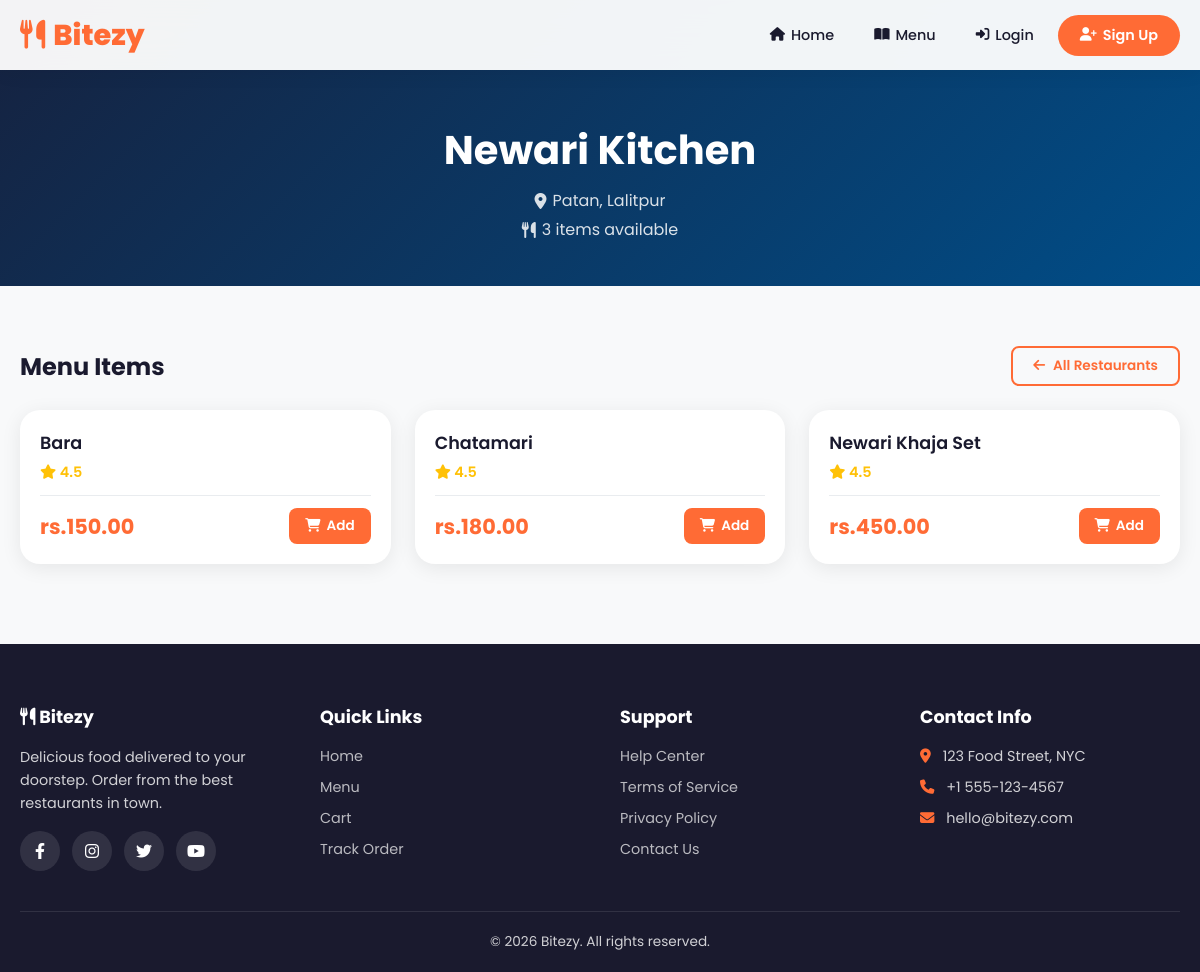
The app's page /pages/menu.php?restaurant=2 with its own data.
### tables this page shows
CREATE TABLE restaurants (
  id INT AUTO_INCREMENT PRIMARY KEY,
  name VARCHAR(150) NOT NULL,
  location TEXT,
  image_url VARCHAR(255) DEFAULT '',
  created_at TIMESTAMP DEFAULT CURRENT_TIMESTAMP
);

CREATE TABLE menu_items (
  id INT AUTO_INCREMENT PRIMARY KEY,
  restaurant_id INT NOT NULL,
  name VARCHAR(150) NOT NULL,
  description TEXT,
  price DECIMAL(10,2) NOT NULL,
  rating DECIMAL(2,1) DEFAULT 4.5,
  image_url VARCHAR(255) DEFAULT '',
  created_at TIMESTAMP DEFAULT CURRENT_TIMESTAMP,
  FOREIGN KEY (restaurant_id) REFERENCES restaurants(id) ON DELETE CASCADE
);

### includes/db.php (called while the page is built, shortened)
<?php
function getDB() {
  static $conn = null;
  if ($conn === null) {
    try {
      $conn = new mysqli(DB_HOST, DB_USER, DB_PASS, DB_NAME);
      $conn->set_charset('utf8mb4');
    } catch (Exception $e) {
      die('Database connection error. Please check your configuration.');
    }
  }
  return $conn;
}
function dbQuery($sql, $params = []) {
  $conn = getDB();
  if (!empty($params)) {
    $stmt = $conn->prepare($sql);
    $types = '';
    foreach ($params as $param) {
      if (is_int($param)) $types .= 'i';
      elseif (is_double($param)) $types .= 'd';
      elseif (is_string($param)) $types .= 's';
      else $types .= 's';
    }
    $stmt->bind_param($types, ...$params);
    $stmt->execute();
    $result = $stmt->get_result();
    return $result;
  } else {
    return $conn->query($sql);
  }
}

### pages/menu.php (the view, shortened to what this page needs)
<?php require_once __DIR__ . '/../includes/db.php'; ?>
<?php include __DIR__ . '/../includes/header.php'; ?>
<?php
$restaurantId = isset($_GET['restaurant']) ? (int)$_GET['restaurant'] : 0;
$restaurant = null;
$menuItems = [];
if ($restaurantId > 0) {
  $restResult = dbQuery("SELECT * FROM restaurants WHERE id = ?", [$restaurantId]);
  $restaurant = $restResult ? $restResult->fetch_assoc() : null;
  if ($restaurant) {
    $itemsResult = dbQuery("SELECT * FROM menu_items WHERE restaurant_id = ? ORDER BY name", [$restaurantId]);
    if ($itemsResult) $menuItems = $itemsResult->fetch_all(MYSQLI_ASSOC);
  }
}
$allItems = [];
?>
<?php if ($restaurant): ?>
<div class="restaurant-detail-header">
  <h1><?php echo htmlspecialchars($restaurant['name']); ?></h1>
  <p><i class="fas fa-map-marker-alt"></i> <?php echo htmlspecialchars($restaurant['location']); ?></p>
  <p><i class="fas fa-utensils"></i> <?php echo count($menuItems); ?> items available</p>
</div>
<?php endif; ?>
<section class="section" style="padding-top: <?php echo $restaurant ? '20px' : '0'; ?>">
  <?php if ($restaurant): ?>
    <div style="margin-bottom:24px;display:flex;justify-content:space-between;align-items:center;flex-wrap:wrap;gap:12px;">
      <h2 style="font-size:1.5rem;">Menu Items</h2>
      <a href="<?php echo SITE_URL; ?>/pages/menu.php" class="btn btn-outline" style="padding:8px 20px;font-size:0.85rem;">
        <i class="fas fa-arrow-left"></i> All Restaurants
      </a>
    </div>
  <?php endif; ?>
  <div class="menu-grid" id="menuGrid">
    <?php
    $items = $restaurant ? $menuItems : $allItems;
    if (count($items) > 0):
      foreach ($items as $item):
        $rating = (float)($item['rating'] ?? 4.5);
      ?>
      <div class="menu-item-card">
        <div class="menu-item-body">
          <h3><?php echo htmlspecialchars($item['name']); ?></h3>
          <div class="menu-item-rating">
            <i class="fas fa-star"></i> <?php echo number_format($rating, 1); ?>
          </div>
          <div class="menu-item-footer">
            <span class="menu-item-price"><?php echo CURRENCY; ?><?php echo number_format($item['price'], 2); ?></span>
            <button class="btn-add-cart" onclick="addToCart(<?php echo $item['id']; ?>, this)">
              <i class="fas fa-shopping-cart"></i> Add
            </button>
          </div>
        </div>
      </div>
    <?php
      endforeach;
    endif; ?>
  </div>
</section>
<?php include __DIR__ . '/../includes/footer.php'; ?>

### assets/css/style.css (style rules this page uses)
:root { --primary: #ff6b35; --primary-dark: #e55a2b; --secondary: #004e89; --accent: #ffb703; --dark: #1a1a2e; --darker: #16213e; --light: #f8f9fa; --gray: #6c757d; --success: #28a745; --danger: #dc3545; --warning: #ffc107; --border: #e9ecef; --shadow: 0 4px 20px rgba(0,0,0,0.08); --shadow-lg: 0 10px 40px rgba(0,0,0,0.12); --radius: 12px; --radius-lg: 20px; --transition: all 0.3s cubic-bezier(0.4, 0, 0.2, 1); }
* { margin: 0; padding: 0; box-sizing: border-box; }
body { font-family: 'Poppins', sans-serif; background: var(--light); color: var(--dark); overflow-x: hidden; min-height: 100vh; display: flex; flex-direction: column; }
.section { padding: 80px 20px; max-width: 1200px; margin: 0 auto; }
.menu-grid { display: grid; grid-template-columns: repeat(auto-fill, minmax(280px, 1fr)); gap: 24px; }
.menu-item-card { background: white; border-radius: var(--radius-lg); overflow: hidden; box-shadow: var(--shadow); transition: var(--transition); position: relative; }
.menu-item-body { padding: 20px; }
.menu-item-body h3 { font-size: 1.1rem; font-weight: 600; margin-bottom: 6px; }
.menu-item-rating { color: var(--warning); font-size: 0.9rem; font-weight: 600; margin-bottom: 12px; }
.menu-item-footer { display: flex; justify-content: space-between; align-items: center; padding-top: 12px; border-top: 1px solid var(--border); }
.menu-item-price { font-size: 1.3rem; font-weight: 700; color: var(--primary); }
.btn-add-cart { background: var(--primary); color: white; border: none; padding: 8px 16px; border-radius: 8px; cursor: pointer; font-weight: 600; transition: var(--transition); font-family: inherit; font-size: 0.85rem; display: flex; align-items: center; gap: 6px; }
.btn { padding: 12px 28px; border: none; border-radius: 8px; font-weight: 600; cursor: pointer; transition: var(--transition); font-family: inherit; font-size: 0.95rem; display: inline-flex; align-items: center; gap: 8px; text-decoration: none; }
.btn-outline { background: transparent; color: var(--primary); border: 2px solid var(--primary); }
.restaurant-detail-header { background: linear-gradient(135deg, var(--darker), var(--secondary)); color: white; padding: 40px 20px; text-align: center; margin: -80px -20px 40px; padding-top: 120px; }
.restaurant-detail-header h1 { font-size: 2.5rem; margin-bottom: 8px; }
.restaurant-detail-header p { opacity: 0.85; margin-bottom: 4px; display: flex; align-items: center; justify-content: center; gap: 6px; }

### records on screen
restaurants: name "Newari Kitchen", location "Patan, Lalitpur"
menu_items: name "Bara", rating "4.5", price "150.00"
menu_items: name "Chatamari", rating "4.5", price "180.00"
menu_items: name "Newari Khaja Set", rating "4.5", price "450.00"

### other values on screen
count($menuItems) "3"
